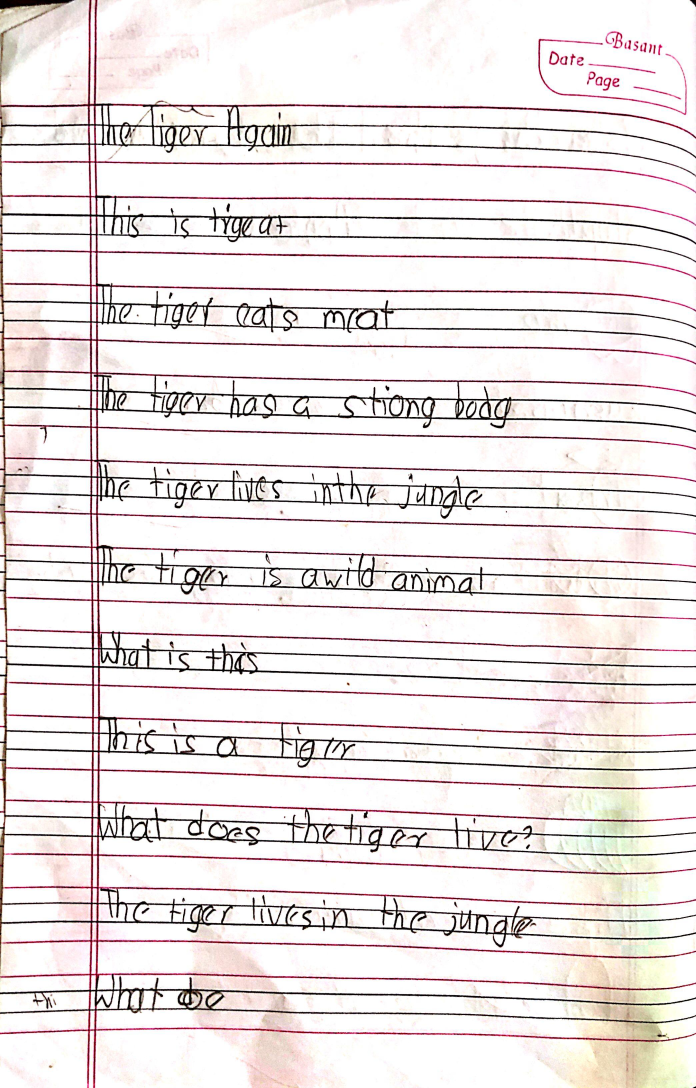
#> input picture dataset/kid1/IMG-20260311-WA0082.jpg, 2088 x 3264 px (shown at 1/3 size)
$ python -i normalization.py   (imports and definitions only)
#> lines starting #> are read from the running program, lines starting #| are printed output that depends on the picture; after the words box and inside, x2 and y2 are one past the last pixel; in counts of white or black regions, pixels touching at a corner belong together
#> further down, picture is the input picture: shape (3264, 2088, 3); mean B, G, R 228.2, 228.8, 235
import cv2
import numpy as np
from .config import IMG_SIZE, FILL_RATIO

def normalize_char_image(img, label=None, size=IMG_SIZE):

#> called with size = 64
    if img is None:
        return None

    gray = cv2.cvtColor(img, cv2.COLOR_BGR2GRAY) if len(img.shape) == 3 else img.copy()
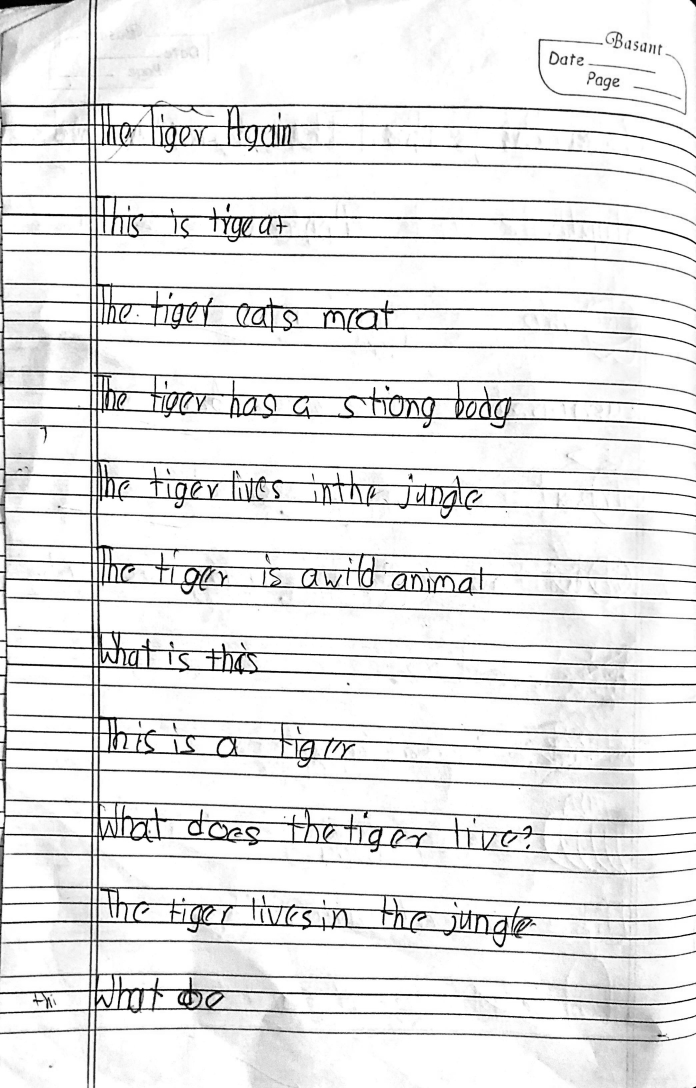
#> gray: shape (3264, 2088) (shown at 1/3 size); min 0, max 255, mean 230.6

    _, th = cv2.threshold(gray, 0, 255, cv2.THRESH_BINARY + cv2.THRESH_OTSU)
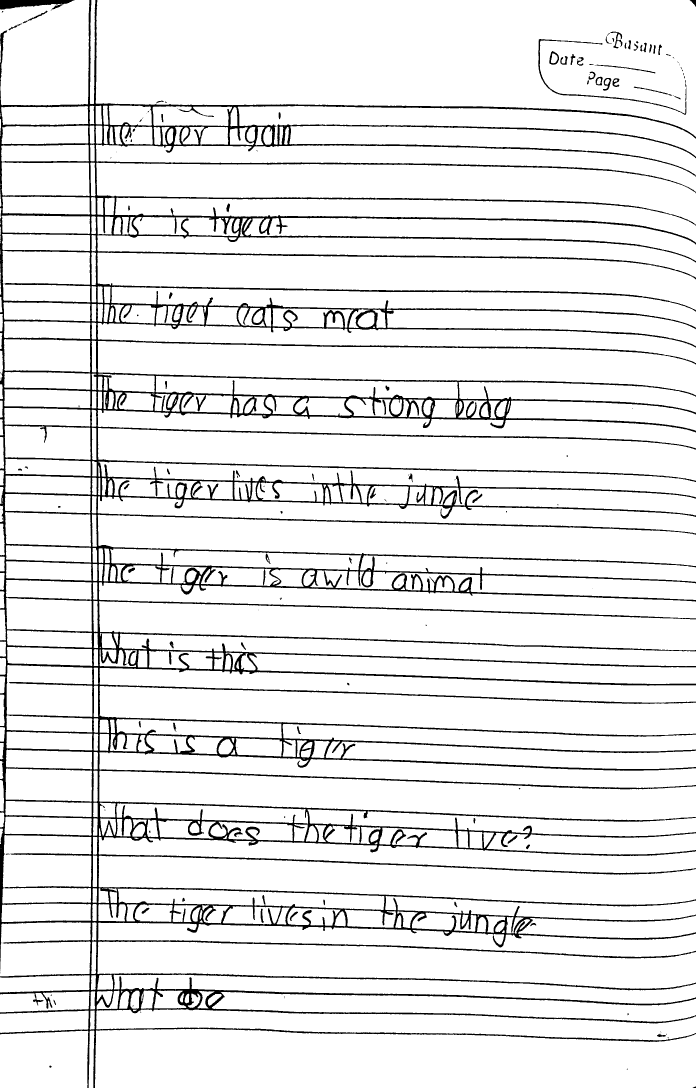
#> th: shape (3264, 2088) (shown at 1/3 size); 91.2% white; 152 black regions (69 under 20 px), largest, box (x1, y1, x2, y2) and area: (0, 0, 2088, 3264) 578860, (0, 0, 224, 29) 4024, (1615, 117, 2059, 345) 2791

    if np.mean(th) < 127:
        th = cv2.bitwise_not(th)

    fg = (th == 0).astype(np.uint8)
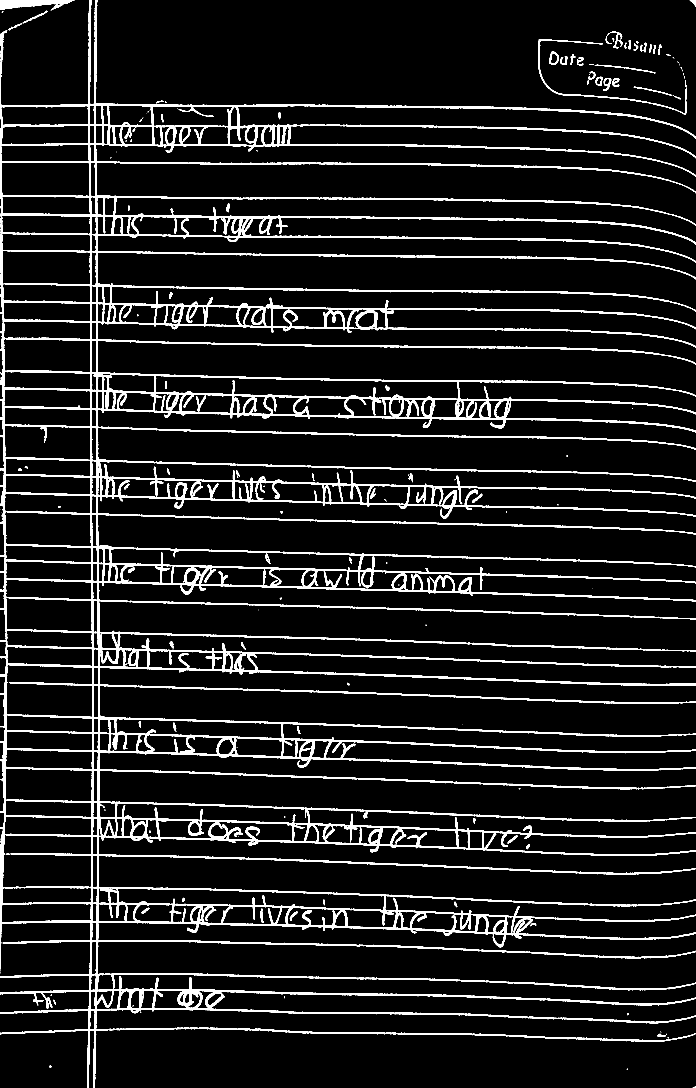
#> fg: shape (3264, 2088) (shown at 1/3 size); values 0 (black) and 1 (white), 8.8% white; 152 white regions (69 under 20 px), largest, box (x1, y1, x2, y2) and area: (0, 0, 2088, 3264) 578860, (0, 0, 224, 29) 4024, (1615, 117, 2059, 345) 2791

    nlabels, labels, stats, _ = cv2.connectedComponentsWithStats(fg, 8)
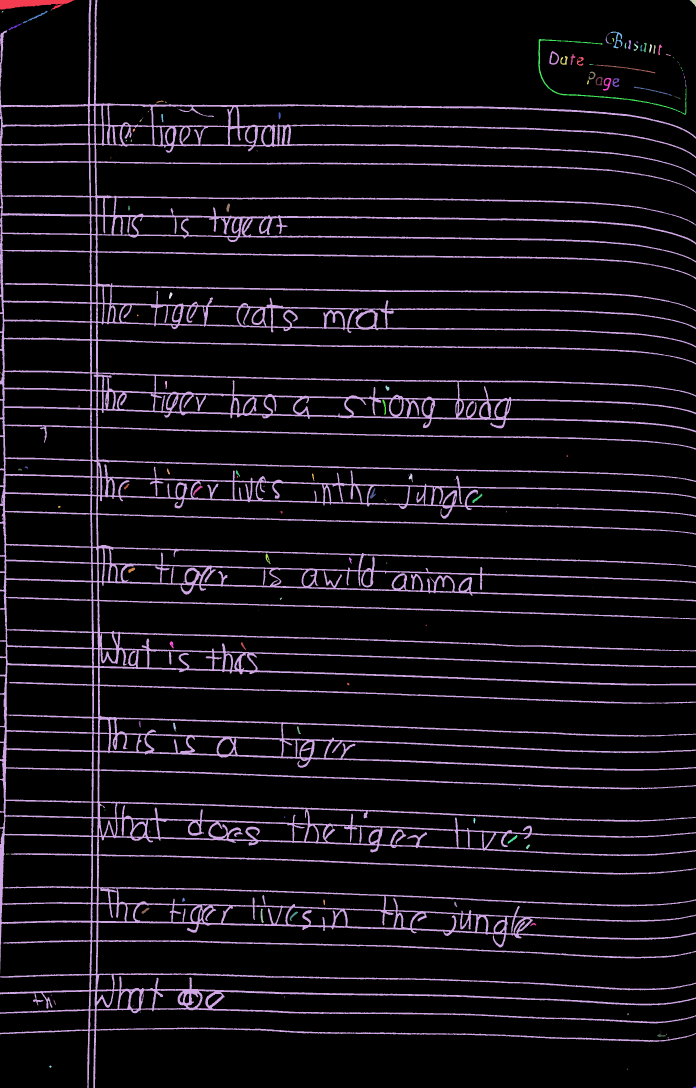
#> labels: shape (3264, 2088) int32 (shown at 1/3 size); 153 distinct labels, from 0 to 152; one colour per label, 0 black
#> nlabels = 153; stats = 153 rows, first 6: [0, 0, 2088, 3264, 6218410], [0, 0, 224, 29, 4024], [0, 0, 2088, 3264, 578860], [2069, 0, 19, 21, 185], [152, 28, 3, 3, 6], [5, 33, 5, 4, 14]

    if nlabels <= 1:
        return None

    largest_idx = 1 + np.argmax(stats[1:, cv2.CC_STAT_AREA])
#> largest_idx = 2

    clean_fg = np.zeros_like(fg)
    clean_fg[labels == largest_idx] = 1

    char_mask = (clean_fg * 255).astype(np.uint8)
    th = 255 - char_mask

    coords = cv2.findNonZero(char_mask)
    if coords is None:
        return None

    x, y, w, h = cv2.boundingRect(coords)
    char = th[y:y+h, x:x+w]

    # Stroke thickening
    ink = (char < 128).astype(np.uint8)
    area = np.sum(ink)

    if area < 150:
        kernel = cv2.getStructuringElement(cv2.MORPH_ELLIPSE, (2, 2))
        iterations = 2
    elif area < 400:
        kernel = cv2.getStructuringElement(cv2.MORPH_ELLIPSE, (2, 2))
        iterations = 1
    else:
        kernel = None
        iterations = 0

    if kernel is not None:
        ink = cv2.dilate(ink, kernel, iterations=iterations)

    char = 255 - (ink * 255)
    char = cv2.medianBlur(char, 3)

    # Baseline
    ink = (char < 128).astype(np.uint8)
    row_sum = ink.sum(axis=1)

    if np.max(row_sum) == 0:
        baseline = h - 1
    else:
        baseline = np.argmax(row_sum[int(h*0.5):]) + int(h*0.5)

    # Resize
#> (the run stopped early here; a loop or call above may not have finished)

$ run again, on dataset/kid1/IMG-20260311-WA0084.jpg
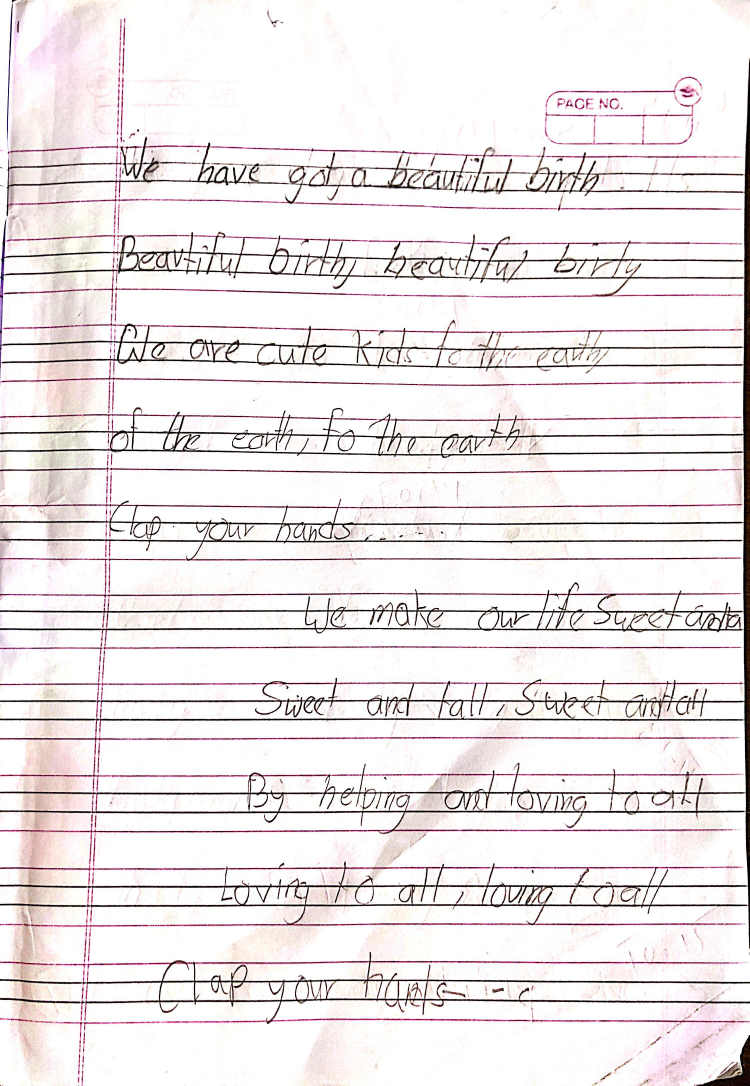
#> input picture dataset/kid1/IMG-20260311-WA0084.jpg, 2248 x 3256 px (shown at 1/3 size)
#> picture is the input picture: shape (3256, 2248, 3); mean B, G, R 232.4, 231.7, 237.3
#> in normalize_char_image, `_, th = cv2.threshold(gray, 0, 255, cv2.THRESH_BINARY + cv2.THRESH_OTSU)`:
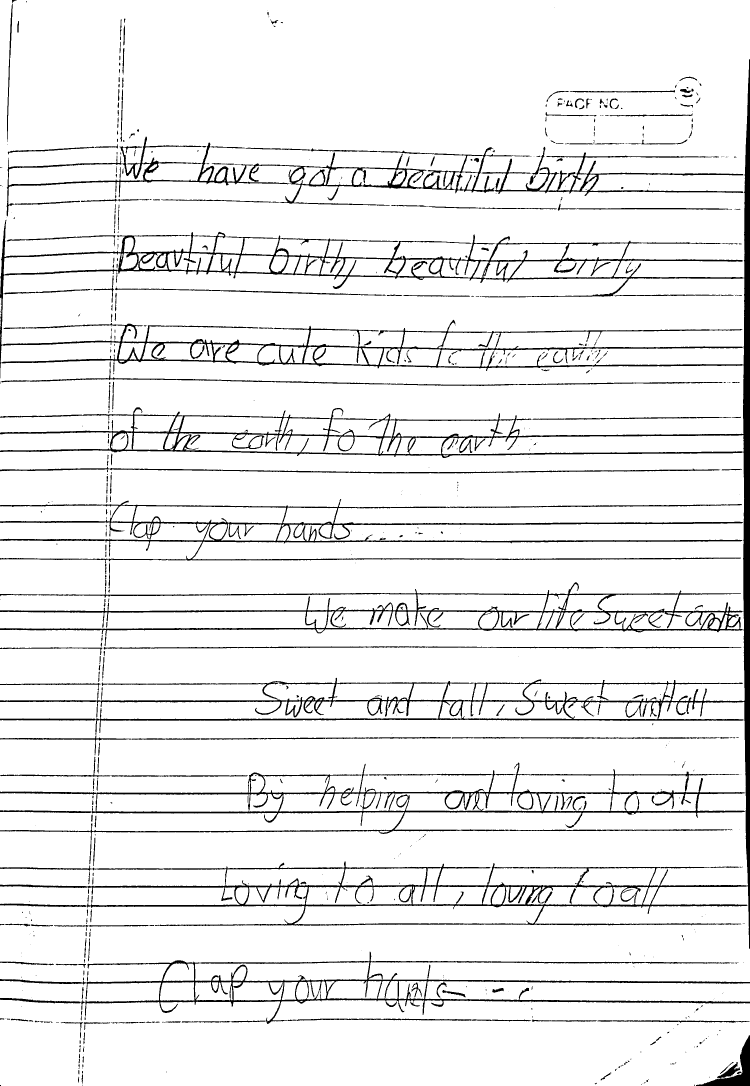
#> th: shape (3256, 2248) (shown at 1/3 size); 92.6% white; 745 black regions (393 under 20 px), largest, box (x1, y1, x2, y2) and area: (0, 178, 2248, 2846) 240110, (0, 2288, 2235, 2593) 43037, (20, 410, 2230, 650) 42936
#> in normalize_char_image, `nlabels, labels, stats, _ = cv2.connectedComponentsWithStats(fg, 8)`:
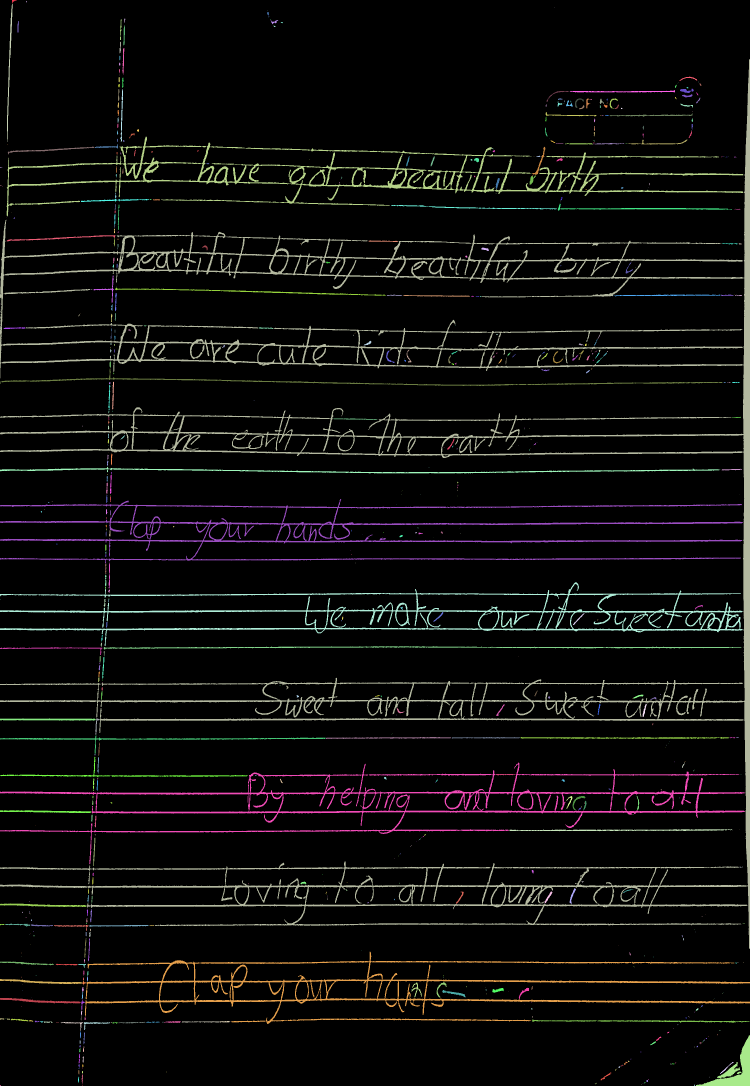
#> labels: shape (3256, 2248) int32 (shown at 1/3 size); 746 distinct labels, from 0 to 745; one colour per label, 0 black
#> nlabels = 746; stats = 746 rows, first 6: [0, 0, 2248, 3256, 6778609], [36, 0, 15, 10, 57], [79, 3, 2, 4, 8], [21, 11, 17, 415, 1333], [1662, 23, 1, 1, 1], [803, 32, 1, 1, 1]
#> largest_idx = 22

$ run again, on dataset/kid1/IMG-20260311-WA0086.jpg
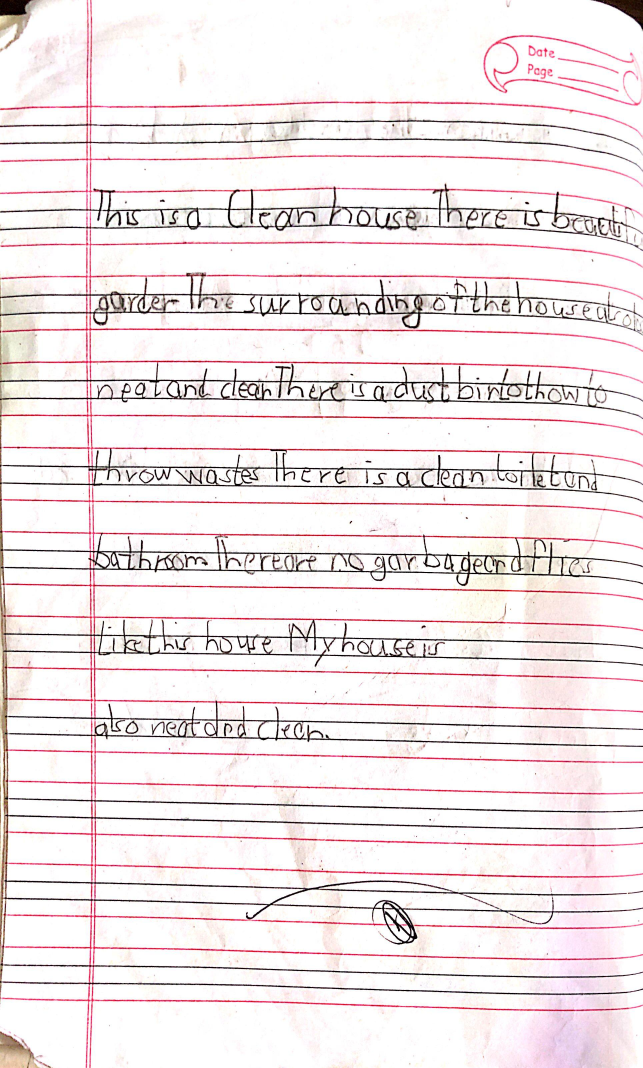
#> input picture dataset/kid1/IMG-20260311-WA0086.jpg, 1928 x 3204 px (shown at 1/3 size)
#> picture is the input picture: shape (3204, 1928, 3); mean B, G, R 233.2, 232.1, 240.5
#> in normalize_char_image, `_, th = cv2.threshold(gray, 0, 255, cv2.THRESH_BINARY + cv2.THRESH_OTSU)`:
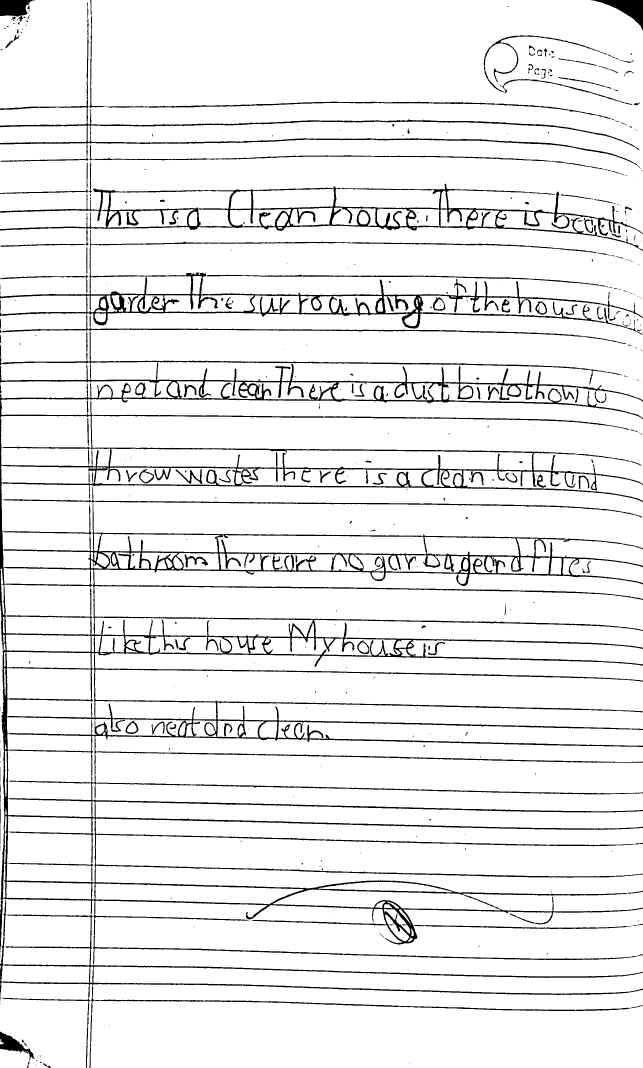
#> th: shape (3204, 1928) (shown at 1/3 size); 92.3% white; 461 black regions (297 under 20 px), largest, box (x1, y1, x2, y2) and area: (0, 689, 1928, 3204) 367444, (0, 551, 1928, 753) 36854, (0, 7, 1922, 506) 19119
#> in normalize_char_image, `nlabels, labels, stats, _ = cv2.connectedComponentsWithStats(fg, 8)`:
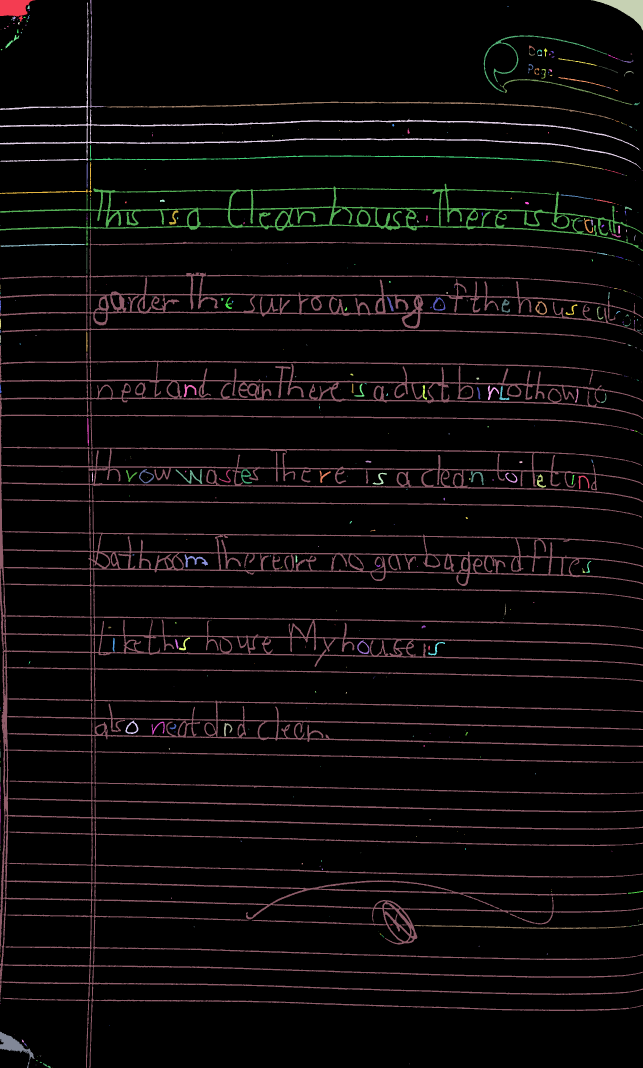
#> labels: shape (3204, 1928) int32 (shown at 1/3 size); 462 distinct labels, from 0 to 461; one colour per label, 0 black
#> nlabels = 462; stats = 462 rows, first 6: [0, 0, 1928, 3204, 5699688], [0, 0, 106, 65, 4007], [271, 0, 4, 45, 107], [1773, 0, 155, 91, 4907], [0, 7, 1922, 499, 19119], [82, 16, 7, 11, 50]
#> largest_idx = 140
